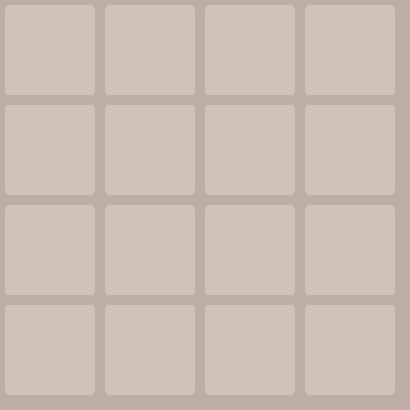
Frame 1 (no input)
Frame 60 (the mouse pressed at the canvas centre just before this capture): identical to frame 1, image omitted
Frame 120 (the mouse held since frame 60 and released just before this capture): identical to frame 1, image omitted

The Processing sketch that drew this single still picture (run headless with seeded random() and noise(); from frame 60 on, the mouse is pressed at the canvas centre):

// Processing sketch: week08_1_2048_part1_for_fill_rect
// ── week08_1_2048_part1_for_fill_rect.pde
//week08_1_2048_part1_for_fill_rect
//File-Prefrence
void setup(){
   size(410,410); 
}
void draw(){
  background(188,174,162);
  for(int i=0;i<4;i++){
     for(int j=0;j<4;j++){
        fill(206,194,185);
        noStroke();
        rect(j*100+5,i*100+5,90,90,5); 
     }
  }
}
